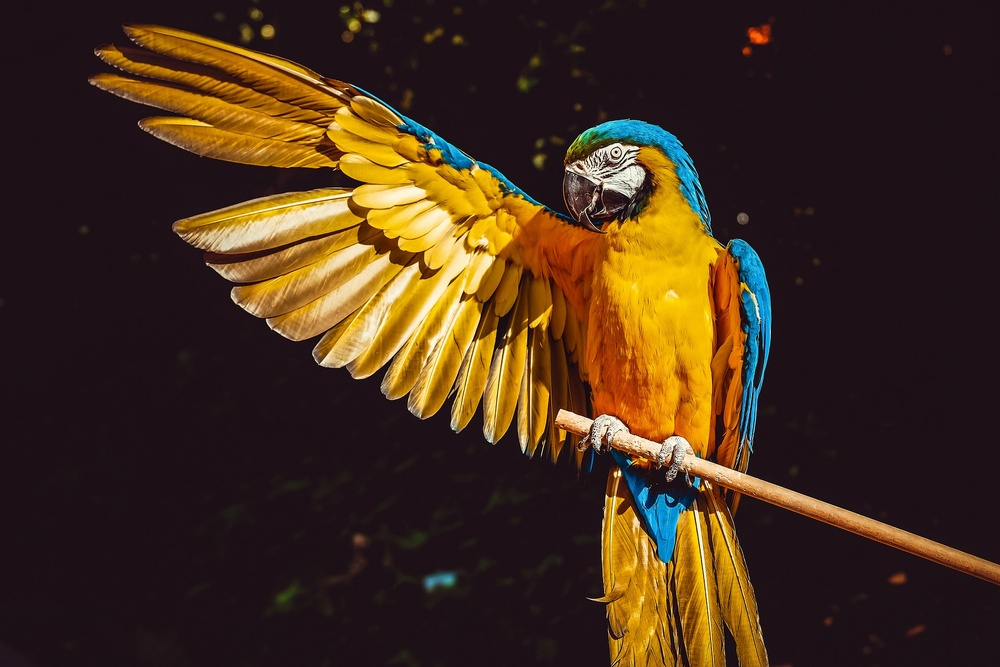
#> input picture opencv/ara.jpg, 1000 x 667 px, shrunk from 1920 x 1280 before the run
$ python slic.py --image ara.jpg
#> lines starting #> are read from the running program, lines starting #| are printed output that depends on the picture
# SLIC Superpixel
# Internet Code

from skimage.segmentation import slic
from skimage.segmentation import mark_boundaries
from skimage.util import img_as_float
from skimage import io
import matplotlib.pyplot as plt
import argparse

# construct the argument parser and parse the arguments
ap = argparse.ArgumentParser()
ap.add_argument("-i", "--image", required=True, help="Path to the image")
args = vars(ap.parse_args())

# load the image and convert it to a floating point data type
image = img_as_float(io.imread(args["image"]))

# loop over the number of segments
for numSegments in (100, 200, 300):
    # apply SLIC and extract (approximately) the supplied number
    # of segments
    segments = slic(image, n_segments=numSegments, sigma=5)

    # show the output of SLIC
    fig = plt.figure("Superpixels -- %d segments" % (numSegments))
    ax = fig.add_subplot(1, 1, 1)
    ax.imshow(mark_boundaries(image, segments))
    plt.axis("off")
#> this loop made 3 passes
#> pass 1, `segments = slic(image, n_segments=numSegments, sigma=5)`:
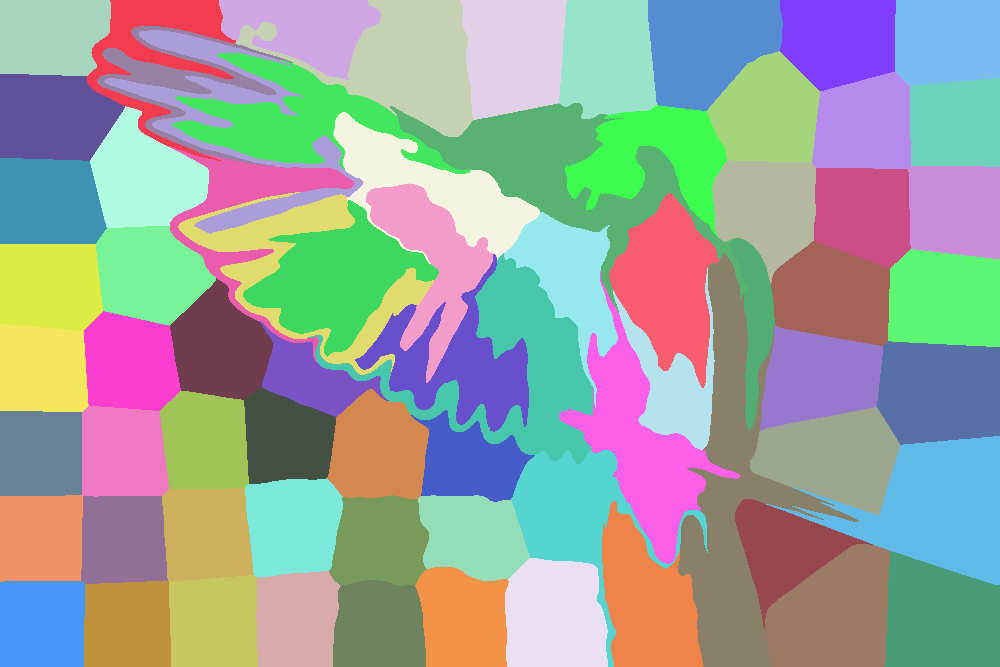
#> segments: shape (667, 1000) int64; 72 distinct labels, from 1 to 72; one colour per label, 0 black
#> pass 2, `segments = slic(image, n_segments=numSegments, sigma=5)`:
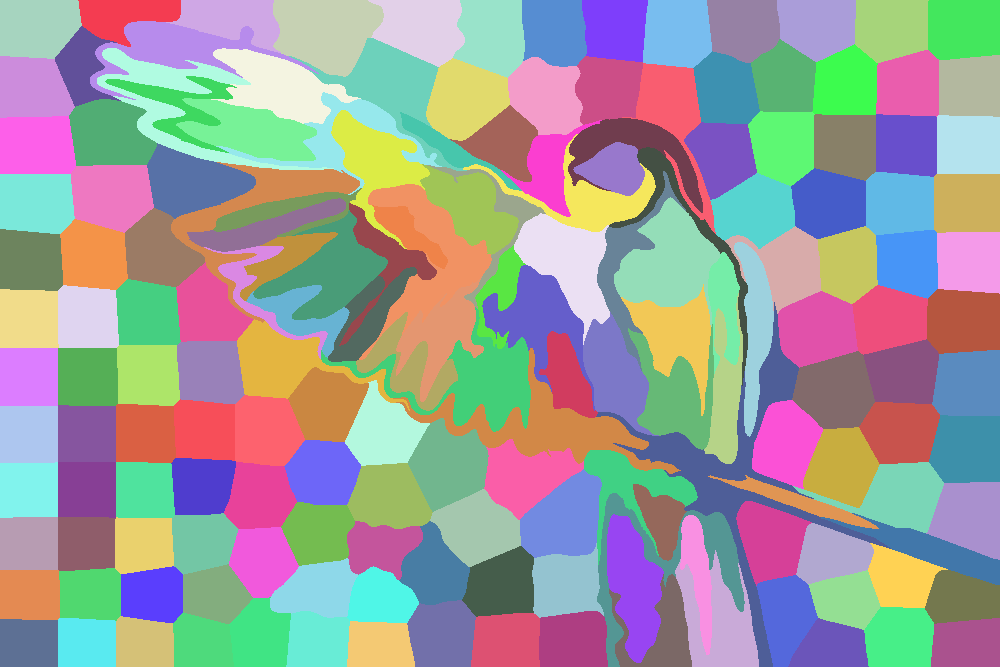
#> segments: shape (667, 1000) int64; 173 distinct labels, from 1 to 173; one colour per label, 0 black
#> pass 3, `segments = slic(image, n_segments=numSegments, sigma=5)`:
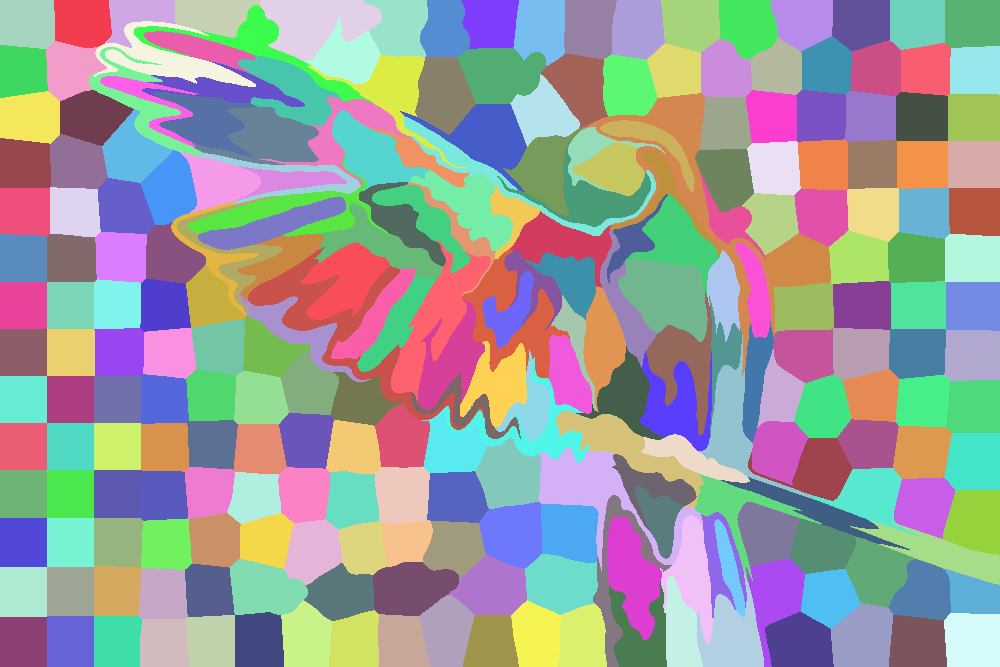
#> segments: shape (667, 1000) int64; 257 distinct labels, from 1 to 257; one colour per label, 0 black

# show the plots
plt.show()
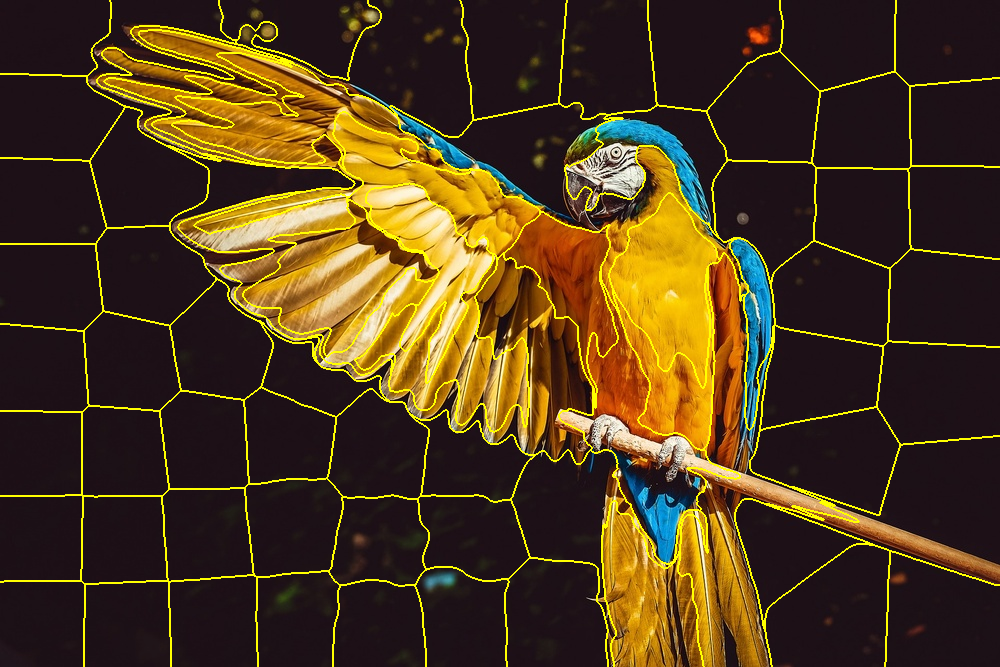
#> shown: shape (667, 1000, 3) float64; mean R, G, B 0.306, 0.226, 0.106
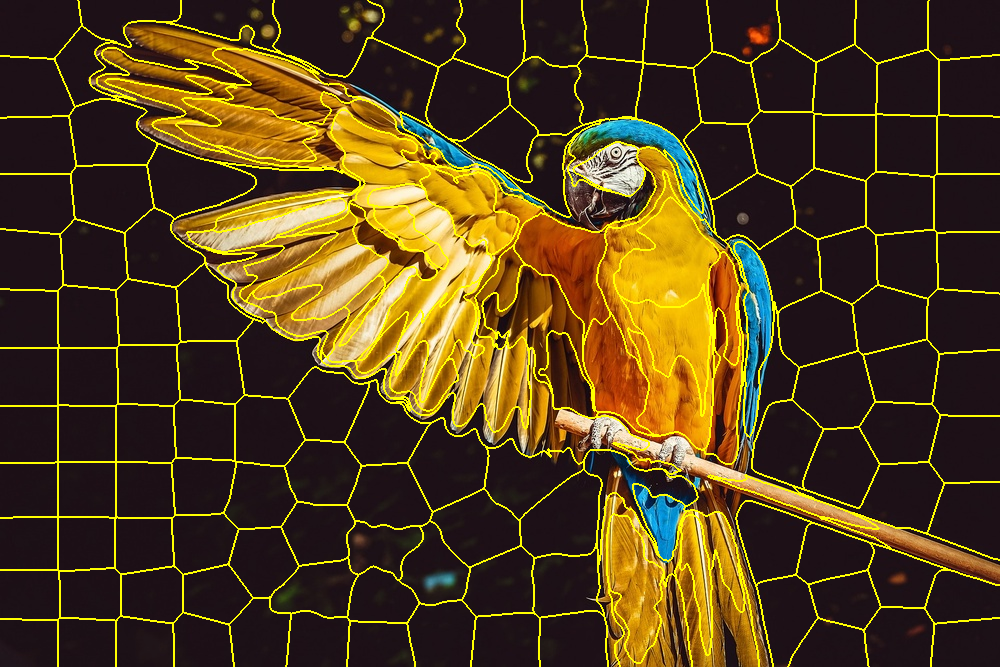
#> shown: shape (667, 1000, 3) float64; mean R, G, B 0.322, 0.244, 0.103
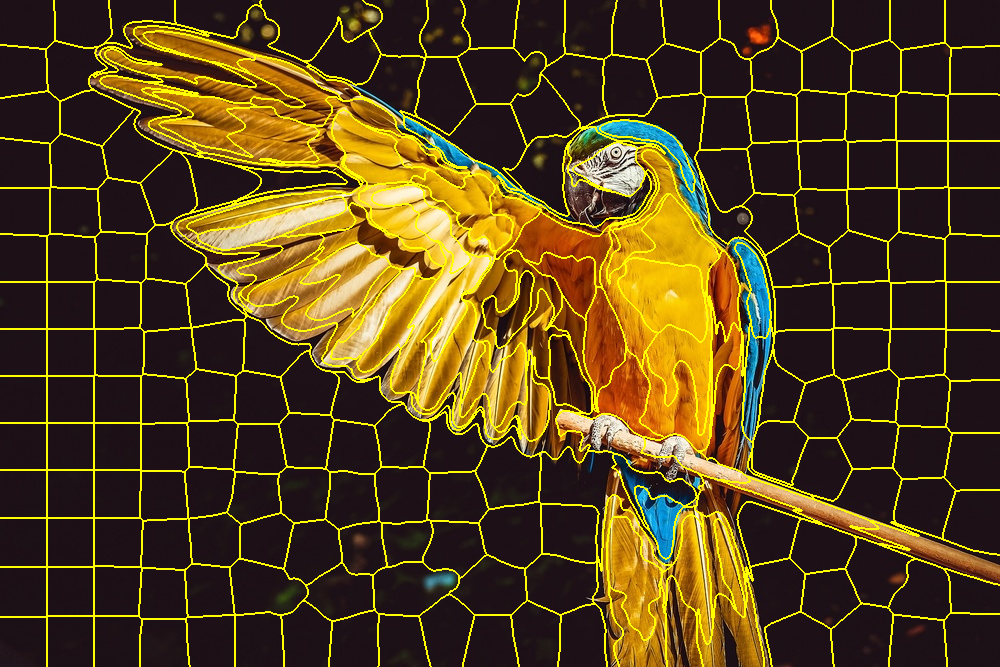
#> shown: shape (667, 1000, 3) float64; mean R, G, B 0.334, 0.257, 0.101
